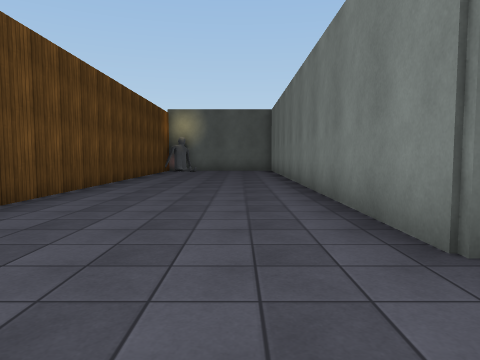
[1] (above)

16 first-person views from a walk through a 3-D level made in the Unity game engine. The camera is 1.3 m above the floor, tilts 4° down and sees 70° across. The floor is counted in squares, 1.97 m on a side. Each view is taken from the middle of a square. On the plan, view 1 faces up. The plan holds only what a view shows up to about 10 squares ahead; the rest is blank. The place goes on beyond the plan. The player is left out. Surface patterns are stand-ins for the level's own textures.

[2]
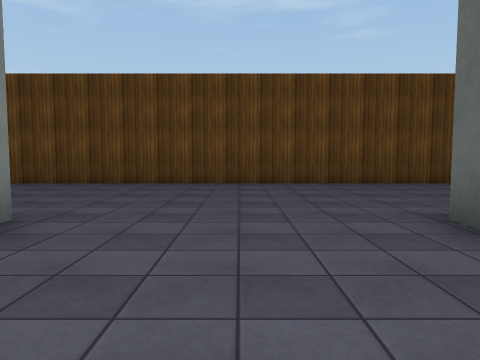

[3]
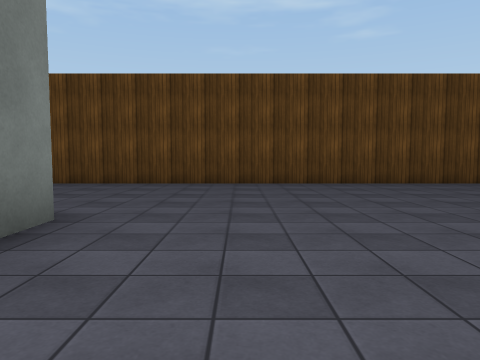

[4]
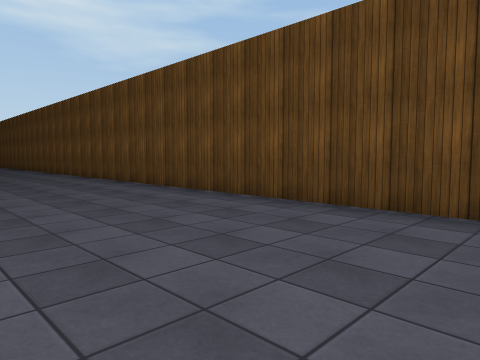

[5]
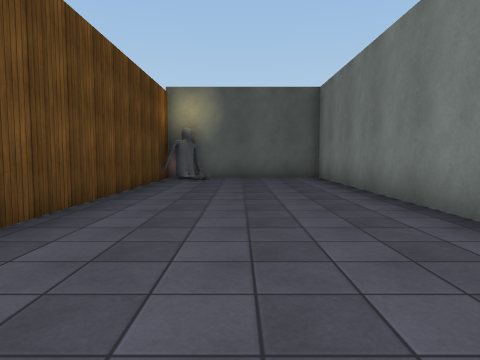

[6]
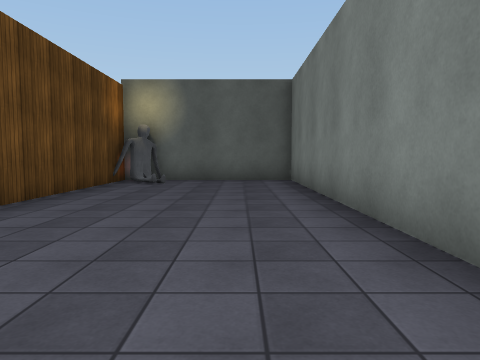

[7]
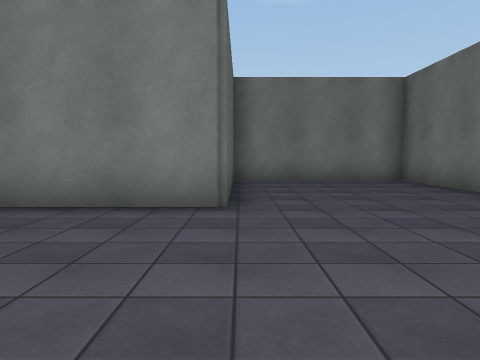

[8]
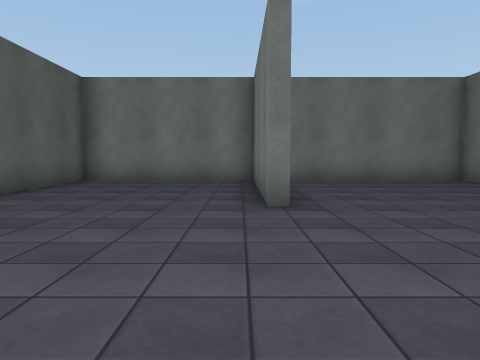

[9]
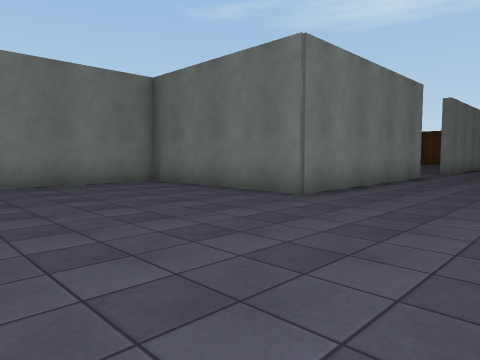

[10]
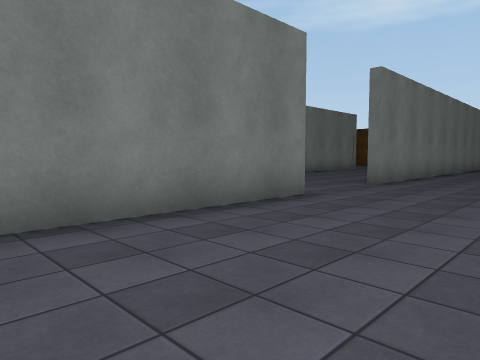

[11]
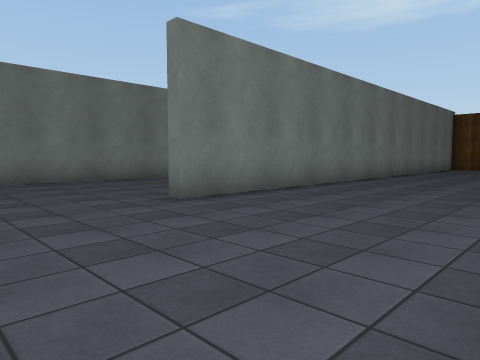

[12]
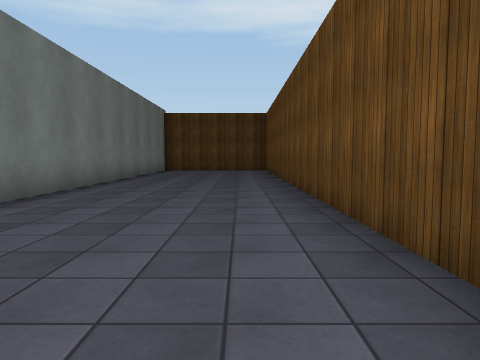

[13]
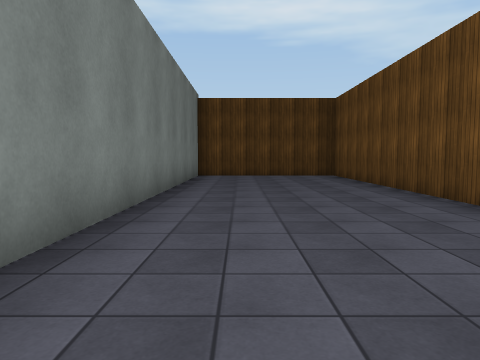

[14]
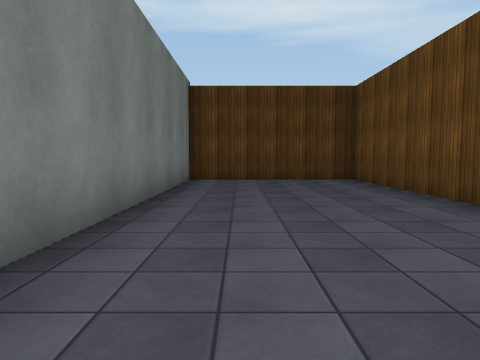

[15]
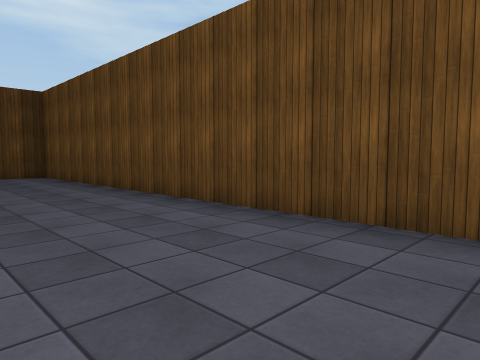

[16]
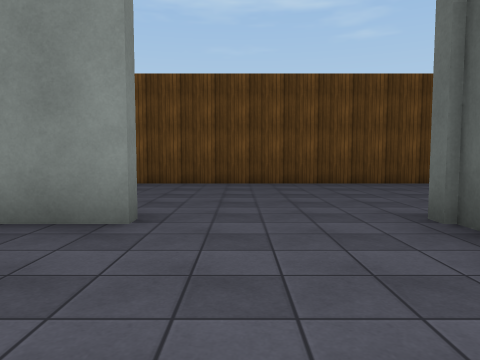

### Floor plan
Points are (right, up) in squares from view 1. A wall is a line through its corners. A room is listed if a view was taken in it or the views show most of it. See-through windows are left out.
Room 1 (views 1, 2, 3, 4, 5, 6, 7, 8, 9, 10, 11, 12, 13, 14, 15)
walls: (1.4, -2.4) (6.2, -2.4) (6.2, 2.2) (1.4, 2.2) (1.4, 15.5) (-1.5, 15.5); (1.4, -13.9) (1.4, -7.9) (6.2, -7.9) (6.2, -3.2); (-3.2, 14) (-3.2, -32.6) (1.4, -32.6) (1.4, -17)
ways out: opening at (1, -15.5) to room 2
objects: other object (-3, 15) to (-2, 15)
Room 2 (view 16)
walls: (2.1, -13.9) (1.4, -13.9); (6.2, -19) (6.2, -15.6); (1.7, -17) (1.7, -18.4)
ways out: opening at (1, -15.5) to room 1

Where each view was taken, in squares from view 1:
view 1: 0 up, 0 right, facing up
view 2: 0 up, 5 right, facing left
view 3: 6 down, 5 right, facing left
view 4: 6 down, 1 right, facing down-left
view 5: 5 up, 1 left, facing up
view 6: 6 up, 0 right, facing up
view 7: 2 up, 3 left, facing right
view 8: 2 down, 3 left, facing right
view 9: 3 down, 2 left, facing down-right
view 10: 9 down, 2 left, facing down-right
view 11: 14 down, 3 left, facing down-right
view 12: 17 down, 2 left, facing down
view 13: 21 down, 0 right, facing down
view 14: 23 down, 0 right, facing down
view 15: 21 down, 0 right, facing down-left
view 16: 16 down, 5 right, facing left
